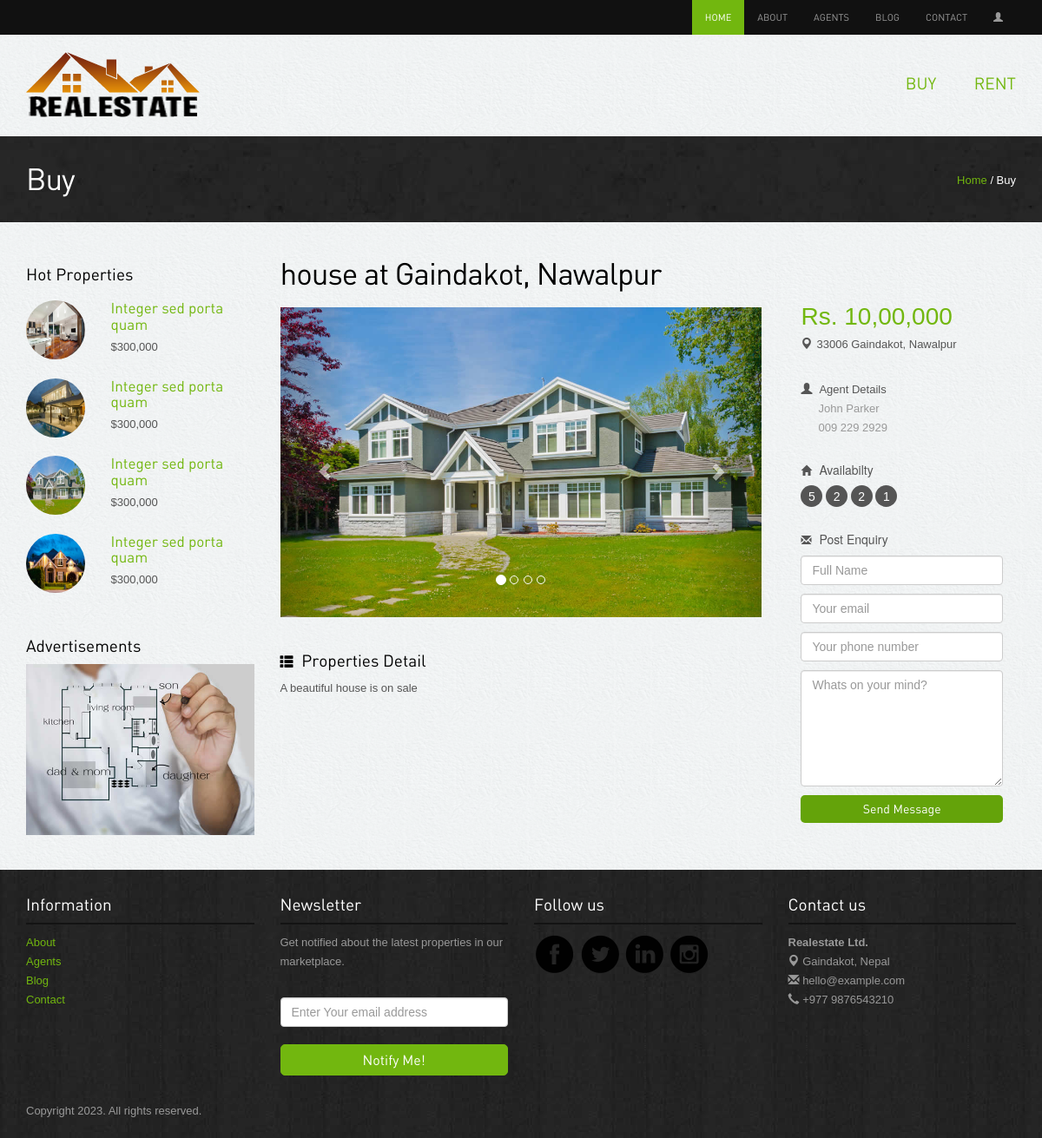
Page /property-details/buy/1/ on the earlier database version.
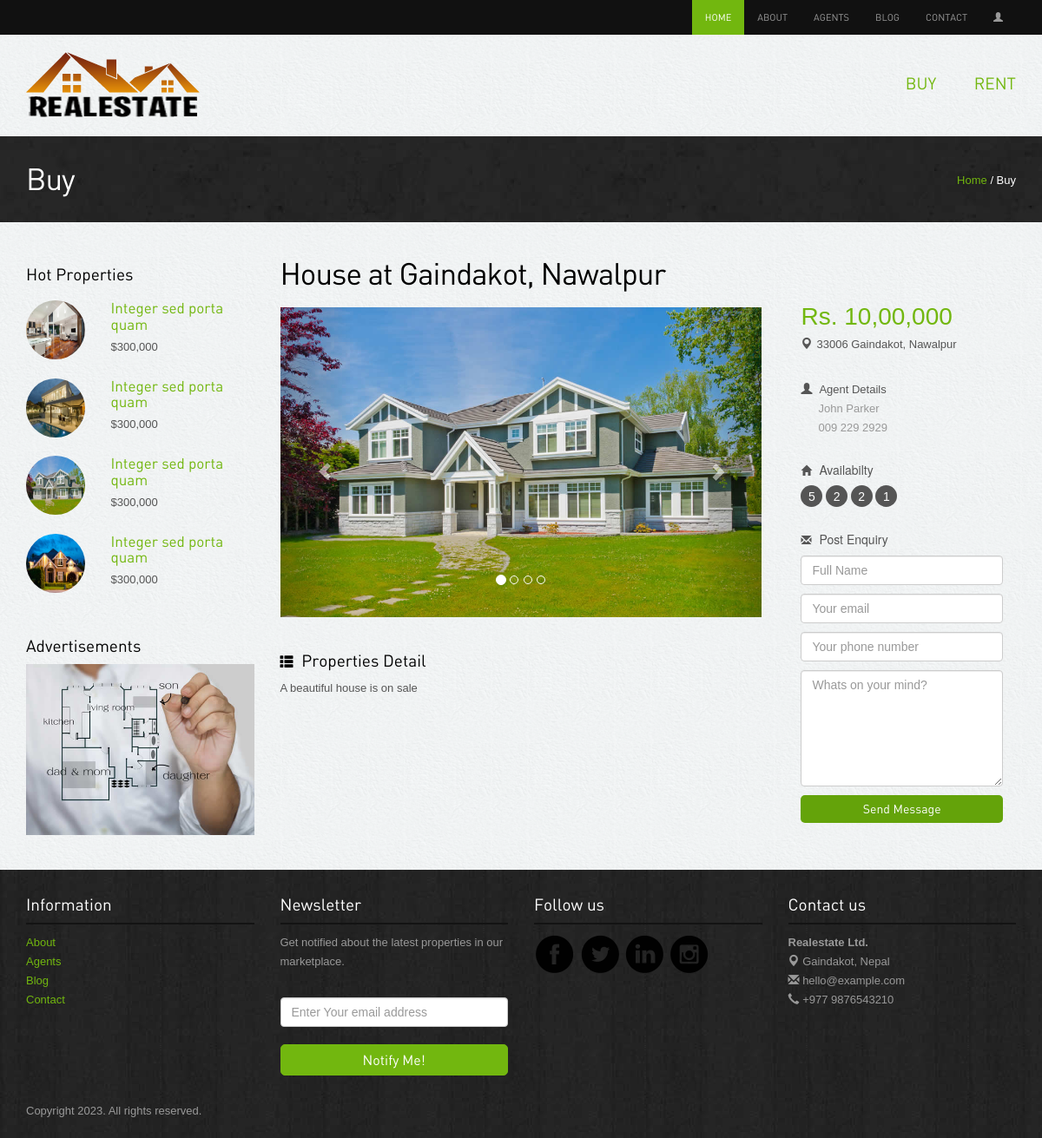
Same page on the later database version.
### app/models.py (models this page shows)
class Property(models.Model):
    STATUS_CHOICES = [
        ("available", "Available"),
        ("rented", "Rented"),
        ("sold", "Sold"),
    ]
    TYPE_CHOICES = [
        ("House", "House"),
        ("Land", "Land"),
        ("Apartment", "Apartment"),
        ("Commercial", "Commercial"),
    ]
    FOR_CHOICES = [
        ("buyer", "Buyer"),
        ("renter", "Renter"),
    ]
    property_type = models.CharField(
        max_length=100, choices=TYPE_CHOICES, default="select"
    )
    property_for = models.CharField(
        max_length=20, choices=FOR_CHOICES, default="select"
    )
    image = models.ImageField(blank=True, upload_to=image_validations)
    price = models.CharField(max_length=20, blank=True)
    city = models.CharField(max_length=50)
    district = models.CharField(max_length=200)
    zip_code = models.CharField(max_length=20)
    description = models.TextField()
    status = models.CharField(
        max_length=20, choices=STATUS_CHOICES, default="available"
    )
    def __str__(self):
        return f"{self.property_type} at {self.city}, {self.district}"

### app/views.py (the view, shortened to what this page needs)
class propertyDetailsPage(DetailView):
    template_name = "property-details.html"
    def get(self, request, model, pk):
        if model == "buy":
            property = get_object_or_404(Property, pk=pk)
        elif model == "rent":
            property = get_object_or_404(Property, pk=pk)
        return render(request, self.template_name, {"property": property})

### templates/property-details.html (shortened to what the changed rows need)
{% extends 'home.html' %}
{% load static %}
{% block content %}
<div class="inside-banner">
  <div class="container">
    <h2>Buy</h2>
  </div>
</div>
<div class="container">
  <div class="properties-listing spacer">
    <div class="row">
      <div class="col-lg-9 col-sm-8 ">
        {% if property %}
        <h2>{{property}}</h2>
        <div class="row">
          <div class="col-lg-8">
            <div class="property-images">
              <div id="myCarousel" class="carousel slide" data-ride="carousel">
                <ol class="carousel-indicators hidden-xs">
                  <li data-target="#myCarousel" data-slide-to="0" class="active"></li>
                  <li data-target="#myCarousel" data-slide-to="1" class=""></li>
                  <li data-target="#myCarousel" data-slide-to="2" class=""></li>
                  <li data-target="#myCarousel" data-slide-to="3" class=""></li>
                </ol>
                <div class="carousel-inner">
                  <div class="item active">
                    <img src="{{property.image.url}}" class=" properties" alt="properties" />
                  </div>
                </div>
                <a class="left carousel-control" href="#myCarousel" data-slide="prev"><span
                    class="glyphicon glyphicon-chevron-left"></span></a>
                <a class="right carousel-control" href="#myCarousel" data-slide="next"><span
                    class="glyphicon glyphicon-chevron-right"></span></a>
              </div>
            </div>
            <div class="spacer">
              <h4><span class="glyphicon glyphicon-th-list"></span> Properties Detail</h4>
              <p>{{property.description}}</p>
            </div>
          </div>
          <div class="col-lg-4">
            <div class="col-lg-12  col-sm-6">
              <div class="property-info">
                <p class="price">{{property.price}}</p>
                <p class="area"><span class="glyphicon glyphicon-map-marker"></span>{{property.zip_code}}
                  {{property.city}},
                  {{property.district}}
                </p>
                {% endif %}
                <div class="profile">
                  <span class="glyphicon glyphicon-user"></span> Agent Details
                  <p>John Parker<br>009 229 2929</p>
                </div>
              </div>
            </div>
          </div>
        </div>
      </div>
    </div>
  </div>
</div>
{% endblock %}

Differences in the rows shown:
changed Property "Rs. 10,00,000": property_type+city+district "house at Gaindakot, Nawalpur" → "House at Gaindakot, Nawalpur"
